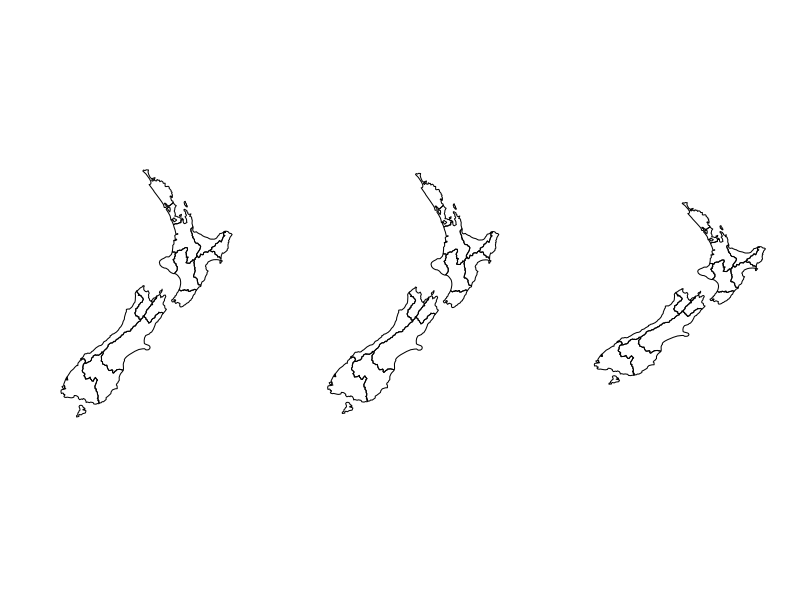

R code for this plot:
### R code Week 6 - Lecture 6.3 ###
# Example from Lovelace et al. (2019), Geocomputation with R. CRC Press
# https://rdrr.io/github/geocompr/geocompkg/f/vignettes/solutions06.Rmd

# install.packages("spData")
# install.packages("sf")

library(spData)
library(sf)

# Extract the CRS information from the sf object nz (New Zealand)
st_crs(nz) # here EPSG:2193

# Re-project using an EPSG code
nz_wgs <- st_transform(nz, 4326) 
st_crs(nz_wgs) # now EPSG:4326

# Extract the CRS information from the sf object world
st_crs(world) #EPSG:4326

# Re-project using CRS of the sf object world
nz_wgs = st_transform(nz, st_crs(world))
st_crs(nz_wgs)

# Remove the CRS from nz_wgs and plot the result
nz_wgs_NULL_crs = st_set_crs(nz_wgs, NA)

# Plots
par(mfrow = c(1, 3))
plot(st_geometry(nz))
plot(st_geometry(nz_wgs))
plot(st_geometry(nz_wgs_NULL_crs))
